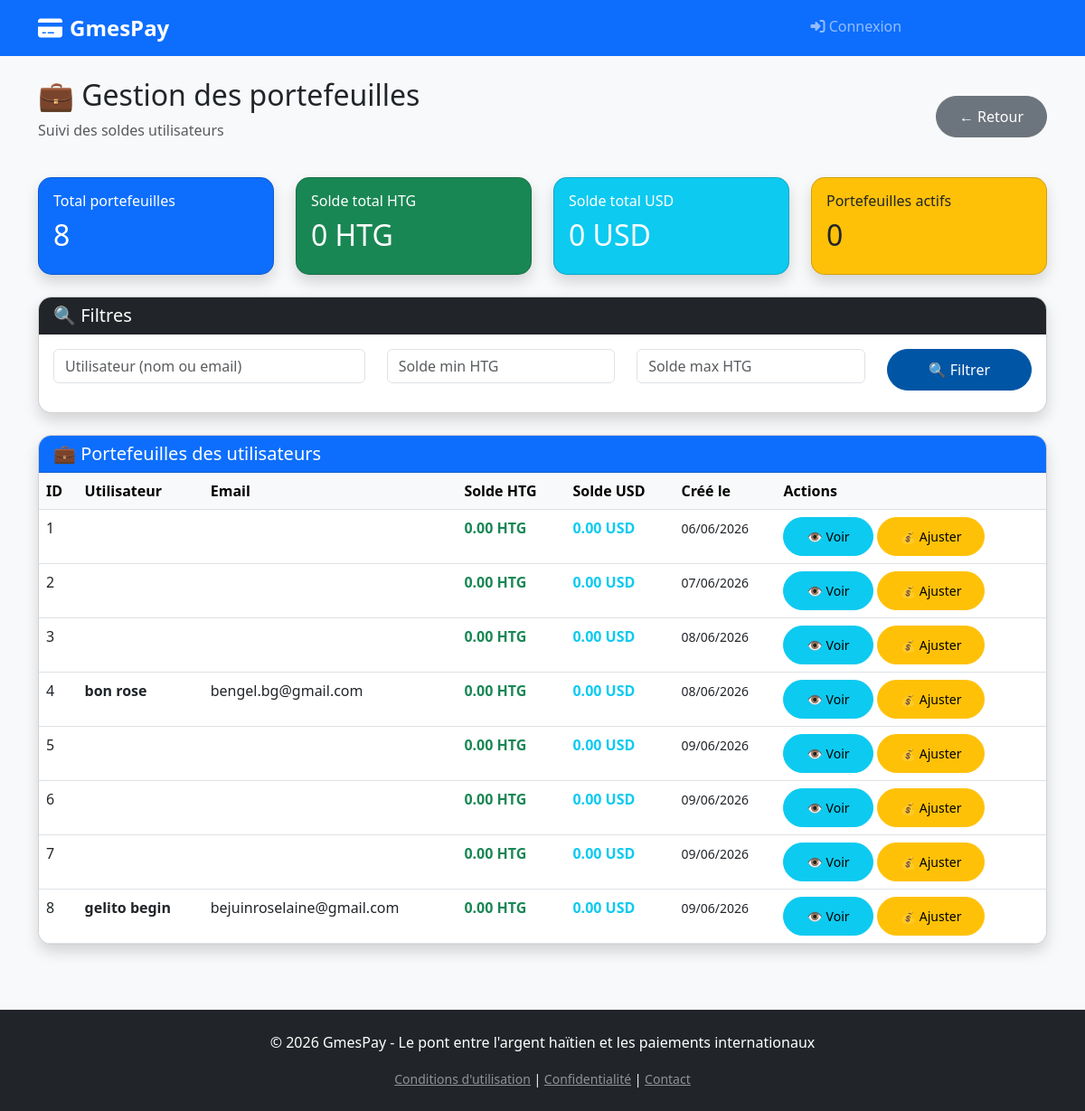
The app's page /admin/wallets (signed in) with its own data.
### models.py (models this page shows, shortened)
class Wallet(db.Model):
    __tablename__ = "wallets"
    id = db.Column(db.Integer, primary_key=True)
    user_id = db.Column(db.Integer, db.ForeignKey("users.id"))
    balance_htg = db.Column(db.Numeric(12, 2), default=0)
    balance_usd = db.Column(db.Numeric(12, 2), default=0)
    created_at = db.Column(db.DateTime, default=datetime.utcnow)
    updated_at = db.Column(db.DateTime, default=datetime.utcnow, onupdate=datetime.utcnow)

class User(db.Model):
    __tablename__ = "users"
    id = db.Column(db.Integer, primary_key=True)
    first_name = db.Column(db.String(100))
    last_name = db.Column(db.String(100))
    email = db.Column(db.String(120), unique=True)
    phone = db.Column(db.String(20), unique=True)
    password_hash = db.Column(db.String(255))
    is_verified = db.Column(db.Boolean, default=False)
    is_active = db.Column(db.Boolean, default=True)
    is_admin = db.Column(db.Boolean, default=False)
    created_at = db.Column(db.DateTime, default=datetime.utcnow)
    updated_at = db.Column(db.DateTime, default=datetime.utcnow, onupdate=datetime.utcnow)
    wallet = db.relationship("Wallet", uselist=False, backref="user")
    deposits = db.relationship("Deposit", backref="user")
    withdrawals = db.relationship("Withdrawal", backref="user")
    kyc = db.relationship("KYC", uselist=False, backref="user")
    notifications = db.relationship("Notification", backref="user")
    virtual_cards = db.relationship("VirtualCard", backref="user")
    payments = db.relationship("Payment", backref="user")
    is_agent = db.Column(db.Boolean, default=False)
    agent_code = db.Column(db.String(20), unique=True, nullable=True)
    agent_balance = db.Column(db.Numeric(12, 2), default=0)  # Commission reçue
    reset_token = db.Column(db.String(255), nullable=True)
    reset_token_exp = db.Column(db.DateTime, nullable=True)
    birth_date = db.Column(db.Date, nullable=True)  # À ajouter si besoin
    partner_id = db.Column(db.Integer, db.ForeignKey('partners.id'))
    partner = db.relationship('Partner', backref='users')

### app.py (the view)
    @app.route('/admin/wallets')
    @login_requis
    def admin_wallets():
        if not session.get('is_admin'):
            flash('Accès non autorisé', 'danger')
            return redirect(url_for('dashboard'))
        from models import Wallet
        wallets = Wallet.query.all()
        wallets_json = []
        for w in wallets:
            wallets_json.append({
                "id": w.id,
                "user_id": w.user_id,
                "balance_htg": float(w.balance_htg or 0),
                "balance_usd": float(w.balance_usd or 0),
                "created_at": w.created_at.isoformat() if w.created_at else None,
                "updated_at": w.updated_at.isoformat() if w.updated_at else None,
                "user": {
                    "first_name": w.user.first_name if w.user else "",
                    "last_name": w.user.last_name if w.user else "",
                    "email": w.user.email if w.user else "",
                    "phone": getattr(w.user, "phone", "")
                }
            })
        return render_template(
            'admin_wallets.html',
            wallets=wallets,
            wallets_json=wallets_json
        )

### templates/admin_wallets.html (shortened to what this page needs)
{% extends "base.html" %}
{% block content %}
<div class="container py-4">
    <div class="d-flex justify-content-between align-items-center mb-4">
        <div>
            <h2>💼 Gestion des portefeuilles</h2>
            <p class="text-muted">Suivi des soldes utilisateurs</p>
        </div>
        <button onclick="window.location.href='/admin/dashboard'" class="btn btn-secondary">
            ← Retour
        </button>
    </div>
    <div class="row mb-4">
        <div class="col-md-3">
            <div class="card bg-primary text-white shadow">
                <div class="card-body">
                    <h6>Total portefeuilles</h6>
                    <h2 id="totalWallets">0</h2>
                </div>
            </div>
        </div>
        <div class="col-md-3">
            <div class="card bg-success text-white shadow">
                <div class="card-body">
                    <h6>Solde total HTG</h6>
                    <h2 id="totalBalanceHTG">0 HTG</h2>
                </div>
            </div>
        </div>
        <div class="col-md-3">
            <div class="card bg-info text-white shadow">
                <div class="card-body">
                    <h6>Solde total USD</h6>
                    <h2 id="totalBalanceUSD">0 USD</h2>
                </div>
            </div>
        </div>
        <div class="col-md-3">
            <div class="card bg-warning text-dark shadow">
                <div class="card-body">
                    <h6>Portefeuilles actifs</h6>
                    <h2 id="activeWallets">0</h2>
                </div>
            </div>
        </div>
    </div>
    <div class="card shadow mb-4">
        <div class="card-header bg-dark text-white">
            <h5 class="mb-0">🔍 Filtres</h5>
        </div>
        <div class="card-body">
            <div class="row">
                <div class="col-md-4 mb-2">
                    <input type="text" class="form-control" id="filterUser" placeholder="Utilisateur (nom ou email)">
                </div>
                <div class="col-md-3 mb-2">
                    <input type="number" class="form-control" id="filterMinBalance" placeholder="Solde min HTG">
                </div>
                <div class="col-md-3 mb-2">
                    <input type="number" class="form-control" id="filterMaxBalance" placeholder="Solde max HTG">
                </div>
                <div class="col-md-2 mb-2">
                    <button class="btn btn-primary w-100" onclick="applyFilters()">🔍 Filtrer</button>
                </div>
            </div>
        </div>
    </div>
    <div class="card shadow">
        <div class="card-header bg-primary text-white">
            <h5 class="mb-0">💼 Portefeuilles des utilisateurs</h5>
        </div>
        <div class="card-body p-0">
            <div class="table-responsive">
                <table class="table table-hover mb-0">
                    <thead class="table-light">
                        <tr>
                            <th>ID</th>
                            <th>Utilisateur</th>
                            <th>Email</th>
                            <th>Solde HTG</th>
                            <th>Solde USD</th>
                            <th>Créé le</th>
                            <th>Actions</th>
                        </tr>
                    </thead>
                    <tbody id="walletsTableBody">
                        {% for wallet in wallets %}
                        <tr>
                            <td>{{ wallet.id }}</td>
                            <td>
                                <strong>{{ wallet.user.first_name }} {{ wallet.user.last_name }}</strong>
                            </td>
                            <td>{{ wallet.user.email }}</td>
                            <td class="text-success">
                                <strong>{{ "{:,.2f}".format(wallet.balance_htg) }} HTG</strong>
                            </td>
                            <td class="text-info">
                                <strong>{{ "{:,.2f}".format(wallet.balance_usd) }} USD</strong>
                            </td>
                            <td><small>{{ wallet.created_at.strftime('%d/%m/%Y') }}</small></td>
                            <td>
                                <button class="btn btn-sm btn-info" onclick="viewWallet({{ wallet.id }})">
                                    👁️ Voir
                                </button>
                                <button class="btn btn-sm btn-warning" onclick="adjustBalance({{ wallet.id }})">
                                    💰 Ajuster
                                </button>
                            </td>
                        </tr>
                        {% else %}
                        <tr>
                            <td colspan="7" class="text-center py-4">📭 Aucun portefeuille trouvé</td>
                        </tr>
                        {% endfor %}
                    </tbody>
                </table>
            </div>
        </div>
    </div>
</div>
{% endblock %}

### templates/base.html (shortened to what this page needs)
<!DOCTYPE html>
<html lang="fr">
<head>
    <link href="https://cdn.jsdelivr.net/npm/bootstrap@5.3.0/dist/css/bootstrap.min.css" rel="stylesheet">
    <link href="https://cdnjs.cloudflare.com/ajax/libs/font-awesome/6.4.0/css/all.min.css" rel="stylesheet">
    <link href="{{ url_for('static', filename='css/style.css') }}" rel="stylesheet">
</head>
<body>
<nav class="navbar navbar-expand-lg navbar-dark bg-primary">
    <div class="container">
        <a class="navbar-brand" href="{{ url_for('index') }}">
            <i class="fas fa-credit-card me-2"></i>GmesPay
        </a>
        <div class="collapse navbar-collapse" id="navbarNav">
            <ul class="navbar-nav ms-auto" id="nav"></ul>
        </div>
    </div>
</nav>
<main>
    {% block content %}{% endblock %}
</main>
<footer class="bg-dark text-white text-center py-4 mt-5">
    <div class="container">
        <p>&copy; 2026 GmesPay - Le pont entre l'argent haïtien et les paiements internationaux</p>
        <small>
            <a href="{{ url_for('terms') }}" class="text-white-50">Conditions d'utilisation</a> |
            <a href="{{ url_for('privacy') }}" class="text-white-50">Confidentialité</a> |
            <a href="{{ url_for('contact') }}" class="text-white-50">Contact</a>
        </small>
    </div>
</footer>
</body>
</html>

### static/css/style.css (style rules this page uses)
:root { --primary-color: #0055A5; --secondary-color: #FDB813; --success-color: #28a745; --danger-color: #dc3545; }
body { font-family: 'Segoe UI', Tahoma, Geneva, Verdana, sans-serif; background-color: #f8f9fa; }
.card { border-radius: 15px; overflow: hidden; transition: transform 0.3s ease, box-shadow 0.3s ease; }
.btn { border-radius: 50px; padding: 10px 25px; font-weight: 500; }
.btn-primary { background-color: var(--primary-color); border-color: var(--primary-color); }
.navbar-brand { font-weight: bold; font-size: 1.5rem; }
footer { margin-top: auto; }
.card { animation: fadeIn 0.5s ease-out; }

### records on screen
Wallet: id "1", balance_htg "0.00", balance_usd "0.00", created_at "06/06/2026"
Wallet: id "2", balance_htg "0.00", balance_usd "0.00", created_at "07/06/2026"
Wallet: id "3", balance_htg "0.00", balance_usd "0.00", created_at "08/06/2026"
Wallet: id "4", user.first_name "bon", user.last_name "rose", user.email "bengel.bg@gmail.com", balance_htg "0.00", balance_usd "0.00", created_at "08/06/2026"
Wallet: id "5", balance_htg "0.00", balance_usd "0.00", created_at "09/06/2026"
Wallet: id "6", balance_htg "0.00", balance_usd "0.00", created_at "09/06/2026"
Wallet: id "7", balance_htg "0.00", balance_usd "0.00", created_at "09/06/2026"
Wallet: id "8", user.first_name "gelito", user.last_name "begin", user.email "bejuinroselaine@gmail.com", balance_htg "0.00", balance_usd "0.00", created_at "09/06/2026"
